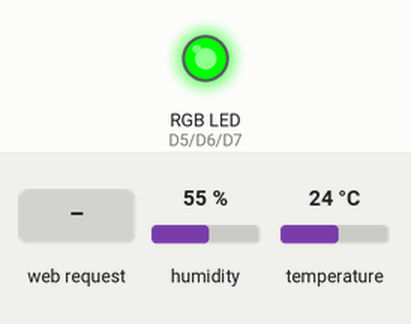
Simulated run of this sketch. Board: ESP8266 (NodeMCU). Shown: an RGB LED mixed from three pins (HIGH = lit). The test bench sets the inputs (shaded band); at power-on: temperature 24 °C, humidity 55 %. Dim RGB values are drawn brighter than linear; what the sketch prints to the serial monitor is not drawn.

Above: at 1.5 s.
1.6 s: temperature set to 12 °C
At 3.1 s:
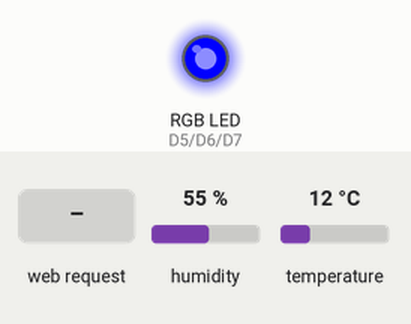
3.5 s: HTTP request GET /manual?t=120 received
At 4.5 s:
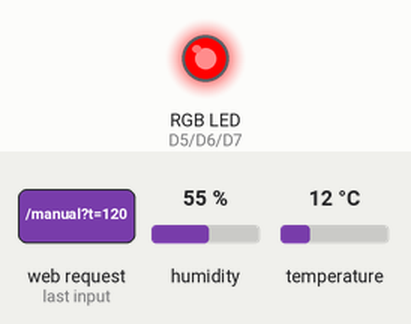
5.0 s: HTTP request GET /manual?t=1 received
At 5.7 s:
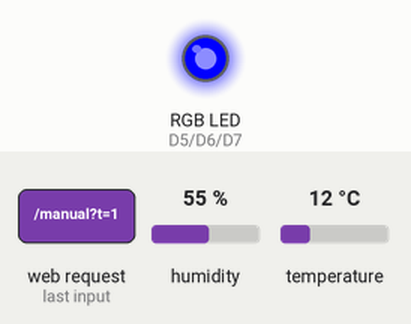
9.5 s: HTTP request GET /manual?t=120&h=120 received
At 10.3 s:
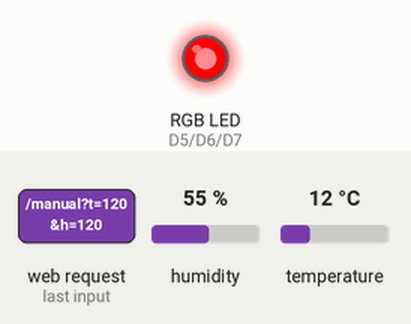
11.0 s: HTTP request GET /sensor received
At 11.4 s:
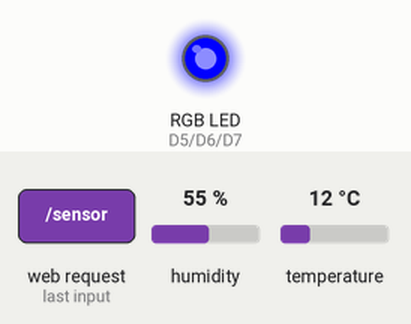
12.5 s: temperature set to 28 °C
At 14.6 s:
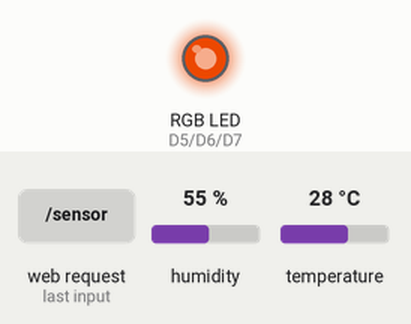
Timing chart, 0 to 16.1 s (numbered marks = the images above; inputs shaded):
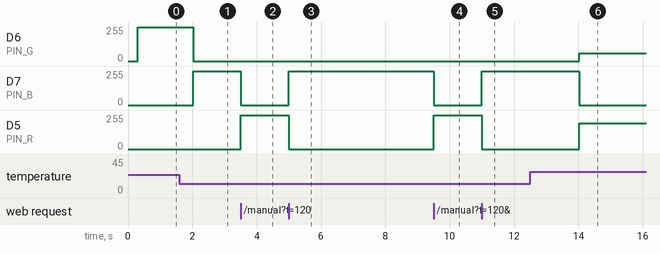

The sketch:

c3_red_neuronal.ino
```cpp
/*
  ==========================================================================
  CLASE 3 - Una red neuronal dentro de la placa
  NodeMCU V3 (ESP8266) - Placa en el IDE: "NodeMCU 1.0 (ESP-12E Module)"
  ==========================================================================

  QUÉ HACE
    Lee temperatura y humedad con el DHT11 y una red neuronal de 27 números
    decide si el ambiente está frío, agradable o caluroso. Sin PC ni internet:
    toda la cuenta la hace el ESP8266.

    El LED RGB muestra lo que "piensa" la red mezclando colores:
      azul = frío · verde = agradable · rojo = calor
    Si la red duda entre dos clases, se ven los dos colores mezclados.

    La placa crea su red WiFi (IA-XXXX, clave robotica2026). En la página
    http://192.168.4.1 se ve toda la cuenta paso a paso, y se pueden probar
    valores a mano sin el sensor.

  ARCHIVOS DE ESTE PROGRAMA (los tres en la misma carpeta)
    c3_red_neuronal.ino -> este archivo: sensor, cuenta de la red, LED, web
    pesos_red.h         -> los 27 números que aprendió la red
    pagina_web.h        -> la página que ve el celular

  CONEXIONADO
    DHT11:  VCC -> 3V3 · GND -> GND · DATA -> D2 (GPIO4)
    LED RGB (cátodo común): D5 -> 150 ohm -> R · D6 -> 100 ohm -> G ·
                            D7 -> 100 ohm -> B · común -> GND

  BIBLIOTECA NECESARIA
    "DHT sensor library" de Adafruit (el IDE ofrece instalar también
    "Adafruit Unified Sensor": aceptar).
  ==========================================================================
*/

#include <ESP8266WiFi.h>
#include <ESP8266WebServer.h>
#include <DHT.h>
#include "pesos_red.h"
#include "pagina_web.h"

// ==========================================================================
// 1. CONFIGURACIÓN
// ==========================================================================
const char*   CLAVE_WIFI  = "robotica2026";
const bool    ANODO_COMUN = false;     // true si el LED RGB es de ánodo común
const uint8_t PIN_DHT = D2;
const uint8_t PIN_R = D5, PIN_G = D6, PIN_B = D7;
const uint32_t INTERVALO_LECTURA = 2000;   // el DHT11 no lee más rápido que 1 vez por segundo

DHT dht(PIN_DHT, DHT11);
ESP8266WebServer servidor(80);

// ==========================================================================
// 2. ESTADO
// ==========================================================================
float temperatura = NAN, humedad = NAN;   // última lectura del sensor
bool  modoManual = false;                 // true = probar valores a mano
float tManual = 22.0, hManual = 50.0;

// Los números intermedios de la última cuenta (para mostrarlos en la página)
float x[2];        // entradas normalizadas
float h[4];        // salidas de las 4 neuronas ocultas
float z[3];        // puntajes de las 3 salidas, antes del softmax
float p[3];        // probabilidades: frío, agradable, calor
int   clase = -1;

const char* NOMBRES[3] = {"Frío", "Agradable", "Calor"};

// ==========================================================================
// 3. LA RED NEURONAL: toda la "inteligencia" está en esta función
// ==========================================================================
void calcularRed(float T, float H) {
  // a) Normalizar: llevar temperatura y humedad a números cercanos a 0
  x[0] = (T - T_MEDIA) / T_ESCALA;
  x[1] = (H - H_MEDIA) / H_ESCALA;

  // b) Capa oculta: cada neurona suma "entrada x peso", suma el sesgo
  //    y pasa el resultado por tanh (queda entre -1 y 1)
  for (int i = 0; i < 4; i++) {
    float suma = PESOS_OCULTA[i][0] * x[0] + PESOS_OCULTA[i][1] * x[1] + SESGOS_OCULTA[i];
    h[i] = tanh(suma);
  }

  // c) Capa de salida: un puntaje para cada clase
  for (int k = 0; k < 3; k++) {
    float suma = SESGOS_SALIDA[k];
    for (int j = 0; j < 4; j++) suma += PESOS_SALIDA[k][j] * h[j];
    z[k] = suma;
  }

  // d) Softmax: convertir los puntajes en probabilidades que suman 1
  float maximo = max(z[0], max(z[1], z[2]));
  float e[3], total = 0;
  for (int k = 0; k < 3; k++) { e[k] = exp(z[k] - maximo); total += e[k]; }
  for (int k = 0; k < 3; k++) p[k] = e[k] / total;

  // e) La clase elegida es la de mayor probabilidad
  clase = 0;
  for (int k = 1; k < 3; k++) if (p[k] > p[clase]) clase = k;
}

// ==========================================================================
// 4. EL LED RGB: mezcla de colores según las probabilidades
// ==========================================================================
void mostrarEnLed() {
  uint8_t rojo  = (uint8_t)(p[2] * 255);   // calor
  uint8_t verde = (uint8_t)(p[1] * 255);   // agradable
  uint8_t azul  = (uint8_t)(p[0] * 255);   // frío
  if (ANODO_COMUN) { rojo = 255 - rojo; verde = 255 - verde; azul = 255 - azul; }
  analogWrite(PIN_R, rojo);
  analogWrite(PIN_G, verde);
  analogWrite(PIN_B, azul);
}

// ==========================================================================
// 5. PÁGINA WEB
// ==========================================================================
String numeroJson(float v, int decimales) {
  if (isnan(v)) return "null";
  return String(v, decimales);
}

void responderEstado() {
  String j = "{";
  j += "\"temperatura\":" + numeroJson(temperatura, 1);
  j += ",\"humedad\":" + numeroJson(humedad, 1);
  j += ",\"manual\":" + String(modoManual ? "true" : "false");
  j += ",\"tManual\":" + String(tManual, 1);
  j += ",\"hManual\":" + String(hManual, 1);
  j += ",\"x\":[" + String(x[0], 4) + "," + String(x[1], 4) + "]";
  j += ",\"h\":[";
  for (int i = 0; i < 4; i++) j += (i ? "," : "") + String(h[i], 4);
  j += "],\"z\":[";
  for (int k = 0; k < 3; k++) j += (k ? "," : "") + String(z[k], 4);
  j += "],\"p\":[";
  for (int k = 0; k < 3; k++) j += (k ? "," : "") + String(p[k], 4);
  j += "],\"clase\":" + String(clase);
  j += "}";
  servidor.sendHeader("Cache-Control", "no-store");
  servidor.send(200, "application/json", j);
}

void responderManual() {
  if (servidor.hasArg("t")) tManual = servidor.arg("t").toFloat();
  if (servidor.hasArg("h")) hManual = servidor.arg("h").toFloat();
  modoManual = true;
  calcularRed(tManual, hManual);
  mostrarEnLed();
  responderEstado();
}

void responderSensor() {
  modoManual = false;
  if (!isnan(temperatura)) { calcularRed(temperatura, humedad); mostrarEnLed(); }
  responderEstado();
}

// ==========================================================================
// 6. SETUP
// ==========================================================================
void setup() {
  Serial.begin(115200);
  delay(300);
  Serial.println();
  Serial.println(F("=== Clase 3 - Una red neuronal dentro de la placa ==="));

  analogWriteRange(255);
  analogWriteFreq(1000);
  pinMode(PIN_R, OUTPUT); pinMode(PIN_G, OUTPUT); pinMode(PIN_B, OUTPUT);
  dht.begin();

  // Arranca mostrando la cuenta con valores de prueba
  calcularRed(tManual, hManual);
  mostrarEnLed();

  // Red WiFi propia: "IA-" + los últimos 4 dígitos de la MAC
  uint8_t mac[6];
  WiFi.macAddress(mac);
  char nombre[12];
  snprintf(nombre, sizeof(nombre), "IA-%02X%02X", mac[4], mac[5]);
  WiFi.mode(WIFI_AP);
  WiFi.softAP(nombre, CLAVE_WIFI);
  Serial.printf("Red WiFi: %s  clave: %s  ->  http://192.168.4.1\n", nombre, CLAVE_WIFI);

  servidor.on("/",       []() { servidor.send_P(200, "text/html", PAGINA_WEB); });
  servidor.on("/estado", responderEstado);
  servidor.on("/manual", responderManual);
  servidor.on("/sensor", responderSensor);
  servidor.begin();
}

// ==========================================================================
// 7. LOOP: leer el sensor y pensar cada 2 segundos
// ==========================================================================
uint32_t ultimaLectura = 0;

void loop() {
  servidor.handleClient();

  if (millis() - ultimaLectura < INTERVALO_LECTURA) return;
  ultimaLectura = millis();

  float T = dht.readTemperature();
  float H = dht.readHumidity();
  if (isnan(T) || isnan(H)) {
    Serial.println(F("No se pudo leer el DHT11: revisar el conexionado."));
    return;
  }
  temperatura = T;
  humedad = H;

  if (!modoManual) {
    calcularRed(temperatura, humedad);
    mostrarEnLed();
  }

  Serial.printf("T=%.1f °C  H=%.0f %%  ->  frío %.0f %% · agradable %.0f %% · calor %.0f %%  =>  %s%s\n",
                temperatura, humedad, p[0] * 100, p[1] * 100, p[2] * 100, NOMBRES[clase],
                modoManual ? "  (modo manual: el LED muestra los valores de la página)" : "");
}
```

pagina_web.h
```cpp
/*
  ==========================================================================
  pagina_web.h - La página que ve el celular (Clase 3)
  ==========================================================================
  Muestra la cuenta completa de la red, paso a paso, con los números
  reales que calcula la placa. Cada 2 segundos pide /estado.

    /estado          -> todos los números de la última cuenta
    /manual?t=30&h=60 -> probar la red con valores escritos a mano
    /sensor          -> volver a usar el DHT11
  ==========================================================================
*/
#pragma once

const char PAGINA_WEB[] PROGMEM = R"rawliteral(
<!DOCTYPE html>
<html lang="es">
<head>
<meta charset="utf-8">
<meta name="viewport" content="width=device-width, initial-scale=1">
<title>Red neuronal en la placa</title>
<style>
  * { box-sizing: border-box; }
  body { margin: 0; padding: 12px; background: #111; color: #eee; font-family: Arial, Helvetica, sans-serif; max-width: 560px; margin: auto; }
  h1 { font-size: 1.25em; margin: 4px 0; }
  h2 { font-size: 1em; margin: 0 0 8px; color: #9cf; }
  .tarjeta { background: #1b1f22; border: 1px solid #2c3236; border-radius: 12px; padding: 12px; margin-top: 12px; }
  .grande { font-size: 2.2em; font-weight: bold; font-family: monospace; }
  .fila { display: flex; gap: 10px; align-items: center; flex-wrap: wrap; }
  .barra { height: 22px; background: #0e1113; border-radius: 6px; overflow: hidden; flex: 1; }
  .barra div { height: 100%; }
  .num { font-family: monospace; color: #fc6; }
  table { width: 100%; border-collapse: collapse; font-size: .9em; }
  td { padding: 4px; border-bottom: 1px solid #2c3236; font-family: monospace; }
  input[type=range] { width: 100%; }
  button { border: none; border-radius: 8px; padding: 9px 12px; font-weight: bold; background: #2a7fb8; color: #fff; }
  button.gris { background: #444; }
  .sub { color: #999; font-size: .85em; }
  #foco { width: 70px; height: 70px; border-radius: 50%; border: 3px solid #333; }
</style>
</head>
<body>
  <h1>Red neuronal en la placa</h1>
  <div class="sub">27 números deciden: ¿frío, agradable o calor?</div>

  <div class="tarjeta">
    <h2>1. Lo que mide el DHT11</h2>
    <div class="fila">
      <div><div class="grande" id="t">--</div><div class="sub">temperatura</div></div>
      <div><div class="grande" id="hu">--</div><div class="sub">humedad</div></div>
      <div id="foco" title="Color del LED"></div>
    </div>
    <div class="sub" id="modo"></div>
  </div>

  <div class="tarjeta">
    <h2>2. Lo que decide la red</h2>
    <div id="salidas"></div>
    <div style="margin-top:8px">Decisión: <b id="clase">-</b></div>
  </div>

  <div class="tarjeta">
    <h2>3. La cuenta, paso a paso</h2>
    <table>
      <tr><td>Entradas normalizadas</td><td class="num" id="cx"></td></tr>
      <tr><td>4 neuronas ocultas (tanh)</td><td class="num" id="ch"></td></tr>
      <tr><td>3 puntajes de salida</td><td class="num" id="cz"></td></tr>
      <tr><td>Softmax (probabilidades)</td><td class="num" id="cp"></td></tr>
    </table>
    <div class="sub" style="margin-top:6px">x0 = (T − 25) / 10 · x1 = (H − 50) / 25</div>
  </div>

  <div class="tarjeta">
    <h2>4. Probar a mano</h2>
    <div>Temperatura: <b id="vt">22</b> °C</div>
    <input type="range" id="rt" min="0" max="45" step="0.5" value="22">
    <div>Humedad: <b id="vh">50</b> %</div>
    <input type="range" id="rh" min="10" max="95" step="1" value="50">
    <div class="fila" style="margin-top:8px">
      <button onclick="probar()">Probar estos valores</button>
      <button class="gris" onclick="pedir('/sensor')">Volver al sensor</button>
    </div>
  </div>

<script>
  var COLORES = ['#3a7bff', '#2fbf55', '#ff4a3d'];
  var NOMBRES = ['Frío', 'Agradable', 'Calor'];
  function fmt(v, d) { return v === null ? '--' : v.toFixed(d).replace('.', ','); }
  function lista(a, d) { return a.map(function (v) { return fmt(v, d); }).join('  '); }

  function mostrar(e) {
    document.getElementById('t').textContent = fmt(e.temperatura, 1) + '°';
    document.getElementById('hu').textContent = fmt(e.humedad, 0) + '%';
    document.getElementById('modo').textContent = e.manual
      ? 'Modo manual: la red usa ' + fmt(e.tManual, 1) + ' °C y ' + fmt(e.hManual, 0) + ' %'
      : 'Usando el sensor (lee cada 2 segundos)';
    var r = Math.round(e.p[2] * 255), g = Math.round(e.p[1] * 255), b = Math.round(e.p[0] * 255);
    var foco = document.getElementById('foco');
    foco.style.background = 'rgb(' + r + ',' + g + ',' + b + ')';
    foco.style.boxShadow = '0 0 24px rgb(' + r + ',' + g + ',' + b + ')';

    var s = document.getElementById('salidas'); s.innerHTML = '';
    for (var k = 0; k < 3; k++) {
      var fila = document.createElement('div'); fila.className = 'fila'; fila.style.marginTop = '6px';
      fila.innerHTML = '<span style="width:80px">' + NOMBRES[k] + '</span><div class="barra"><div style="width:' +
        (e.p[k] * 100).toFixed(1) + '%;background:' + COLORES[k] + '"></div></div><span class="num" style="width:56px;text-align:right">' +
        fmt(e.p[k] * 100, 1) + '%</span>';
      s.appendChild(fila);
    }
    document.getElementById('clase').textContent = e.clase >= 0 ? NOMBRES[e.clase] : '-';
    document.getElementById('cx').textContent = lista(e.x, 2);
    document.getElementById('ch').textContent = lista(e.h, 2);
    document.getElementById('cz').textContent = lista(e.z, 2);
    document.getElementById('cp').textContent = lista(e.p, 3);
  }

  function pedir(url) { return fetch(url).then(function (r) { return r.json(); }).then(mostrar).catch(function () {}); }
  function probar() { pedir('/manual?t=' + document.getElementById('rt').value + '&h=' + document.getElementById('rh').value); }
  document.getElementById('rt').oninput = function () { document.getElementById('vt').textContent = this.value; };
  document.getElementById('rh').oninput = function () { document.getElementById('vh').textContent = this.value; };

  pedir('/estado');
  setInterval(function () { pedir('/estado'); }, 2000);
</script>
</body>
</html>
)rawliteral";
```

pesos_red.h
```cpp
/*
  ==========================================================================
  pesos_red.h - Los 27 números que aprendió la red (Clase 3)
  ==========================================================================
  Generado por el entrenador de la Clase 3 · datos de ejemplo, 3000 pasos, precisión 98 %
  Para usar otros pesos: entrenar de nuevo en el simulador, copiar el
  archivo completo y reemplazar este.

  Red 2-4-3: 2 entradas (temperatura, humedad), 4 neuronas ocultas (tanh)
  y 3 salidas (frío, agradable, calor) con softmax.
  Parámetros: 4x2 + 4 + 3x4 + 3 = 27
  ==========================================================================
*/
#pragma once

// Normalización: llevar las entradas a números cercanos a 0
const float T_MEDIA = 25.0f, T_ESCALA = 10.0f;   // x0 = (T - 25) / 10
const float H_MEDIA = 50.0f, H_ESCALA = 25.0f;   // x1 = (H - 50) / 25

// Capa oculta: 4 neuronas, cada una con 2 pesos y 1 sesgo
const float PESOS_OCULTA[4][2] = {
  {-2.7615f,-0.4971f },   // neurona 1
  { 1.5380f, 0.2808f },   // neurona 2
  { 1.0472f, 0.1778f },   // neurona 3
  { 5.3579f,-0.0522f }   // neurona 4
};
const float SESGOS_OCULTA[4] = { 0.5945f, 0.3319f, 0.1406f, 4.2508f };

// Capa de salida: 3 neuronas (frío, agradable, calor), cada una con 4 pesos y 1 sesgo
const float PESOS_SALIDA[3][4] = {
  { 1.3739f,-2.1974f,-1.5211f,-6.0807f },   // frío
  { 3.0849f, 0.1750f,-0.3376f, 4.4098f },   // agradable
  {-4.2818f, 2.4751f, 0.6608f, 1.6738f }   // calor
};
const float SESGOS_SALIDA[3] = {-0.4389f, 0.4627f,-0.0238f };
```

Measured:
- after the input at 1.6 s, D6 (PIN_G): 254/255 → 0/255 after 0.42 s; D7 (PIN_B): 0/255 → 254/255 after 0.42 s
- after the input at 3.5 s, D7 (PIN_B): 254/255 → 0/255 at once; D5 (PIN_R): 0/255 → 254/255 at once
- after the input at 5.0 s, D7 (PIN_B): 0/255 → 254/255 at once; D5 (PIN_R): 254/255 → 0/255 at once
- after the input at 9.5 s, D7 (PIN_B): 254/255 → 0/255 at once; D5 (PIN_R): 0/255 → 254/255 at once
- after the input at 11.0 s, D7 (PIN_B): 0/255 → 254/255 at once; D5 (PIN_R): 254/255 → 0/255 at once
- after the input at 12.5 s, D6 (PIN_G): 0/255 → 59/255 after 1.5 s; D7 (PIN_B): 254/255 → 0/255 after 1.5 s; D5 (PIN_R): 0/255 → 195/255 after 1.5 s
